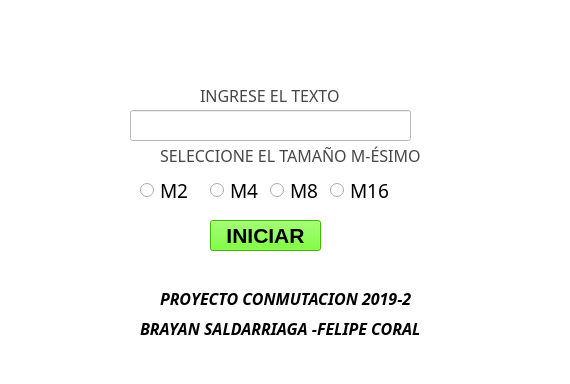
<?xml version="1.0" encoding="UTF-8"?>
<ui version="4.0">
 <class>MainWindow</class>
 <widget class="QMainWindow" name="MainWindow">
  <property name="geometry">
   <rect>
    <x>0</x>
    <y>0</y>
    <width>570</width>
    <height>384</height>
   </rect>
  </property>
  <property name="font">
   <font>
    <weight>75</weight>
    <bold>true</bold>
   </font>
  </property>
  <property name="windowTitle">
   <string>MainWindow</string>
  </property>
  <property name="styleSheet">
   <string notr="true">background-color: rgb(255, 255, 255);</string>
  </property>
  <widget class="QWidget" name="centralwidget">
   <widget class="QLabel" name="label_2">
    <property name="geometry">
     <rect>
      <x>160</x>
      <y>140</y>
      <width>451</width>
      <height>31</height>
     </rect>
    </property>
    <property name="font">
     <font>
      <family>Bahnschrift</family>
      <pointsize>12</pointsize>
      <weight>50</weight>
      <italic>false</italic>
      <bold>false</bold>
     </font>
    </property>
    <property name="styleSheet">
     <string notr="true">
color: rgb(71, 71, 71);</string>
    </property>
    <property name="text">
     <string>SELECCIONE EL TAMAÑO M-ÉSIMO</string>
    </property>
   </widget>
   <widget class="QLabel" name="label_3">
    <property name="geometry">
     <rect>
      <x>300</x>
      <y>0</y>
      <width>241</width>
      <height>61</height>
     </rect>
    </property>
    <property name="styleSheet">
     <string notr="true">image: url(:/logo3/logo3.jpg);</string>
    </property>
    <property name="text">
     <string>&lt;html&gt;&lt;head/&gt;&lt;body&gt;&lt;p&gt;&lt;br/&gt;&lt;/p&gt;&lt;/body&gt;&lt;/html&gt;</string>
    </property>
   </widget>
   <widget class="QLabel" name="label_4">
    <property name="geometry">
     <rect>
      <x>10</x>
      <y>0</y>
      <width>231</width>
      <height>61</height>
     </rect>
    </property>
    <property name="styleSheet">
     <string notr="true">image: url(:/logo1/logo1.png);</string>
    </property>
    <property name="text">
     <string/>
    </property>
   </widget>
   <widget class="QLabel" name="label_10">
    <property name="geometry">
     <rect>
      <x>160</x>
      <y>290</y>
      <width>501</width>
      <height>16</height>
     </rect>
    </property>
    <property name="font">
     <font>
      <family>Bahnschrift</family>
      <pointsize>12</pointsize>
      <weight>75</weight>
      <italic>true</italic>
      <bold>true</bold>
     </font>
    </property>
    <property name="text">
     <string>PROYECTO CONMUTACION 2019-2</string>
    </property>
   </widget>
   <widget class="QLabel" name="label_11">
    <property name="geometry">
     <rect>
      <x>140</x>
      <y>320</y>
      <width>501</width>
      <height>16</height>
     </rect>
    </property>
    <property name="font">
     <font>
      <family>Bahnschrift</family>
      <pointsize>12</pointsize>
      <weight>75</weight>
      <italic>true</italic>
      <bold>true</bold>
     </font>
    </property>
    <property name="text">
     <string>BRAYAN SALDARRIAGA -FELIPE CORAL</string>
    </property>
   </widget>
   <widget class="QRadioButton" name="M16">
    <property name="geometry">
     <rect>
      <x>330</x>
      <y>170</y>
      <width>81</width>
      <height>41</height>
     </rect>
    </property>
    <property name="font">
     <font>
      <family>MS Reference Sans Serif</family>
      <pointsize>14</pointsize>
     </font>
    </property>
    <property name="text">
     <string>M16</string>
    </property>
   </widget>
   <widget class="QRadioButton" name="M8">
    <property name="geometry">
     <rect>
      <x>270</x>
      <y>170</y>
      <width>51</width>
      <height>41</height>
     </rect>
    </property>
    <property name="font">
     <font>
      <family>MS Reference Sans Serif</family>
      <pointsize>14</pointsize>
     </font>
    </property>
    <property name="text">
     <string>M8</string>
    </property>
   </widget>
   <widget class="QRadioButton" name="M4">
    <property name="geometry">
     <rect>
      <x>210</x>
      <y>170</y>
      <width>51</width>
      <height>41</height>
     </rect>
    </property>
    <property name="font">
     <font>
      <family>MS Reference Sans Serif</family>
      <pointsize>14</pointsize>
     </font>
    </property>
    <property name="text">
     <string>M4</string>
    </property>
   </widget>
   <widget class="QRadioButton" name="M2">
    <property name="geometry">
     <rect>
      <x>140</x>
      <y>170</y>
      <width>51</width>
      <height>41</height>
     </rect>
    </property>
    <property name="font">
     <font>
      <family>MS Reference Sans Serif</family>
      <pointsize>14</pointsize>
     </font>
    </property>
    <property name="text">
     <string>M2</string>
    </property>
   </widget>
   <widget class="QPushButton" name="ON">
    <property name="geometry">
     <rect>
      <x>210</x>
      <y>220</y>
      <width>111</width>
      <height>31</height>
     </rect>
    </property>
    <property name="font">
     <font>
      <pointsize>16</pointsize>
      <weight>75</weight>
      <bold>true</bold>
     </font>
    </property>
    <property name="styleSheet">
     <string notr="true">background-color: rgb(85, 255, 0);</string>
    </property>
    <property name="text">
     <string>INICIAR</string>
    </property>
   </widget>
   <widget class="QLabel" name="label_5">
    <property name="geometry">
     <rect>
      <x>200</x>
      <y>80</y>
      <width>441</width>
      <height>31</height>
     </rect>
    </property>
    <property name="font">
     <font>
      <family>Bahnschrift</family>
      <pointsize>12</pointsize>
      <weight>50</weight>
      <italic>false</italic>
      <bold>false</bold>
     </font>
    </property>
    <property name="styleSheet">
     <string notr="true">
color: rgb(71, 71, 71);</string>
    </property>
    <property name="text">
     <string>INGRESE EL TEXTO</string>
    </property>
   </widget>
   <widget class="QLineEdit" name="texto">
    <property name="geometry">
     <rect>
      <x>130</x>
      <y>110</y>
      <width>281</width>
      <height>31</height>
     </rect>
    </property>
    <property name="font">
     <font>
      <family>Myanmar Text</family>
      <pointsize>16</pointsize>
     </font>
    </property>
   </widget>
   <zorder>label_3</zorder>
   <zorder>label_2</zorder>
   <zorder>label_4</zorder>
   <zorder>label_10</zorder>
   <zorder>label_11</zorder>
   <zorder>M16</zorder>
   <zorder>M8</zorder>
   <zorder>M4</zorder>
   <zorder>M2</zorder>
   <zorder>ON</zorder>
   <zorder>label_5</zorder>
   <zorder>texto</zorder>
  </widget>
  <widget class="QMenuBar" name="menubar">
   <property name="geometry">
    <rect>
     <x>0</x>
     <y>0</y>
     <width>570</width>
     <height>21</height>
    </rect>
   </property>
  </widget>
  <widget class="QStatusBar" name="statusbar"/>
 </widget>
 <resources>
  <include location="../proyecto python sin color/imjj.qrc"/>
  <include location="../proyecto python sin color/logo4.qrc"/>
  <include location="../proyecto python sin color/Logo1.qrc"/>
  <include location="../proyecto python sin color/logo2.qrc"/>
  <include location="../proyecto python sin color/logo3.qrc"/>
 </resources>
 <connections/>
</ui>
